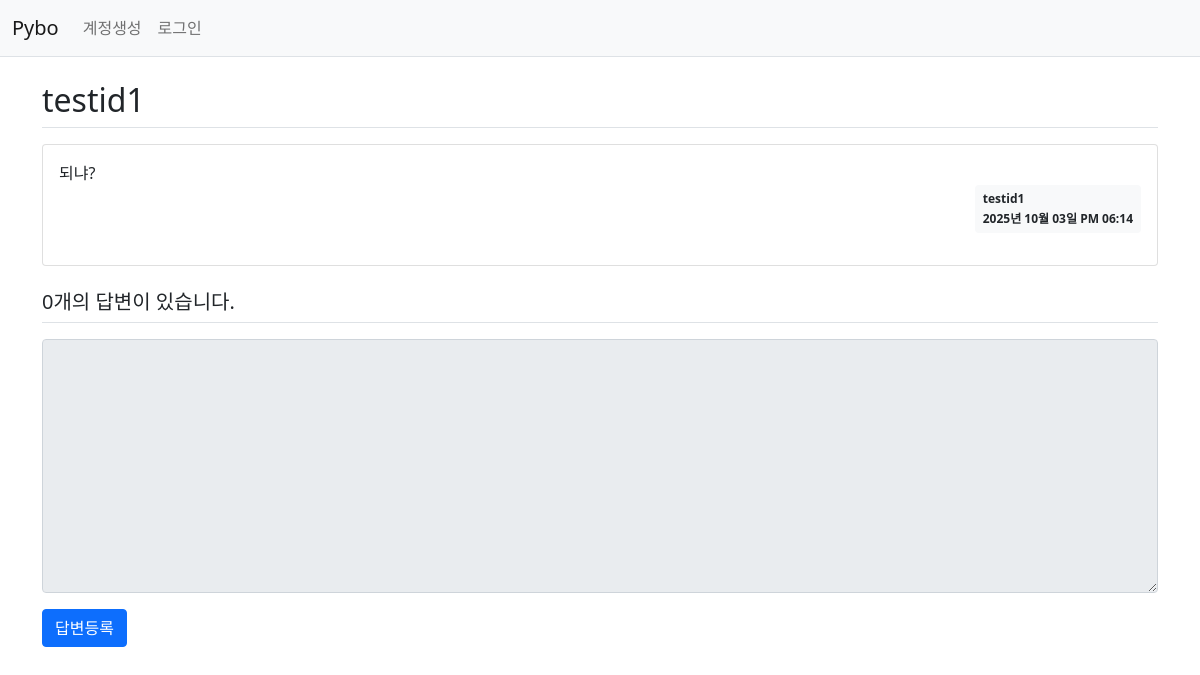
/question/detail/301/, run on an earlier commit of the app's database.
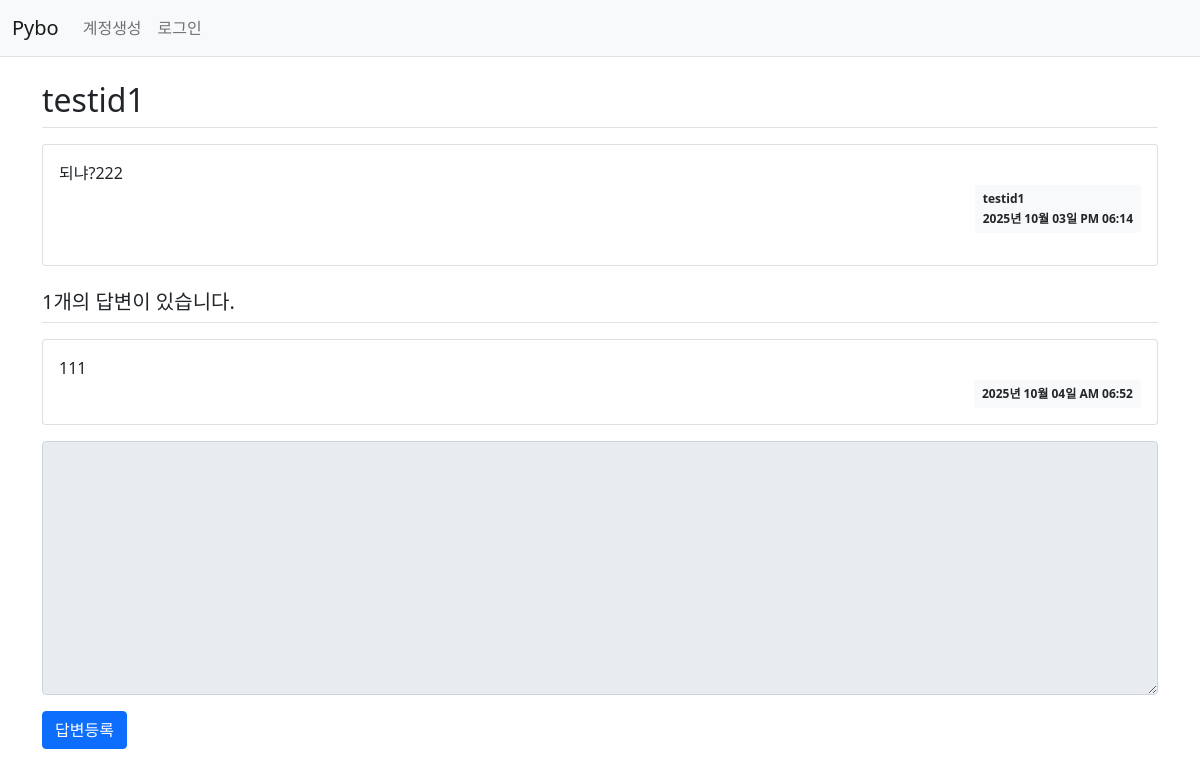
And on a later commit of the database.
### pybo/models.py (models this page shows)
class Question(db.Model):
    id = db.Column(db.Integer, primary_key=True)
    subject = db.Column(db.String(200), nullable=False)
    content = db.Column(db.Text, nullable=False)
    create_date = db.Column(db.DateTime, nullable=False)
    user_id = db.Column(db.Integer, db.ForeignKey('user.id', ondelete='CASCADE'), nullable=False)
    user = db.relationship('User', backref=db.backref('question_set'))
    modify_date = db.Column(db.DateTime, nullable=True)

class Answer(db.Model) :
    id = db.Column(db.Integer, primary_key=True)
    question_id = db.Column(db.Integer, db.ForeignKey('question.id', ondelete='CASCADE'))
    question = db.relationship('Question', backref=db.backref('answer_set'))
    content = db.Column(db.Text, nullable=False)
    create_date = db.Column(db.DateTime, nullable=False)
    user_id = db.Column(db.Integer, db.ForeignKey('user.id', ondelete='CASCADE'), nullable=False)
    user = db.relationship('User', backref=db.backref('answer_set'))
    modify_date = db.Column(db.DateTime, nullable=True)

### pybo/views/question_views.py (the view)
@bp.route('/detail/<int:question_id>/')
def detail(question_id):
    form = AnswerForm()
    question = Question.query.get_or_404(question_id)
    return render_template('question/question_detail.html', question=question, form=form)

### pybo/forms.py
class AnswerForm(FlaskForm):
    content = TextAreaField('내용', validators=[DataRequired('내용은 필수입력 항목입니다.')])

### pybo/filter.py (called while the page is built)
def format_datetime(value, fmt='%Y년 %m월 %d일 %p %I:%M'):
    return value.strftime(fmt)

### pybo/views/auth_views.py (called while the page is built)
@bp.before_app_request
def load_logged_in_user():
    user_id = session.get('user_id')
    if user_id is None:
        g.user = None
    else :
        g.user = User.query.get(user_id)

### pybo/templates/question/question_detail.html (shortened to what this page needs)
{% extends 'base.html' %}
{% block content %}
<div class="container my-3">
    <h2 class="border-bottom py-2">{{ question.subject }}</h2>
    <div class="card my-3">
        <div class="card-body">
            <div class="card-text" style="white-space: pre-line;">{{ question.content }}</div>
            <div class="d-flex justify-content-end">
                <div class="badge bg-light text-dark p-2 text-start">
                    <div class="mb-2">{{question.user.username}}</div>
                    <div>{{ question.create_date |datetime }}</div>
                </div>
            </div>
        </div>
    </div>
    <h5 class="border-bottom my-3 py-2">{{ question.answer_set|length }}개의 답변이 있습니다.</h5>
    {% for answer in question.answer_set %}
    <div class="card my-3">
        <div class="card-body">
            <div class="card-text" style="white-space: pre-line;">{{ answer.content }}</div>
            <div class="d-flex justify-content-end">
                <div class="badge bg-light text-dark p-2">
                    {{ answer.create_date |datetime }}
                </div>
            </div>
        </div>
    </div>
    {% endfor %}
    <form action="{{ url_for('answer.create', question_id=question.id) }}" method="post" class="my-3">
        <div class="mb-3">
            <textarea {% if not g.user %}disabled{% endif %}
                      name="content" id="content" class="form-control" rows="10"></textarea>
        </div>
        <input type="submit" value="답변등록" class="btn btn-primary">
    </form>
</div>
{% endblock %}

What changed in the data, as far as the page shows it:
changed Question "testid1": content "되냐?" → "되냐?222"
added Answer: content "111", create_date "2025년 10월 04일 AM 06:52"
Also different on the page:
{{ question.answer_set|length }}: "0" → "1"
